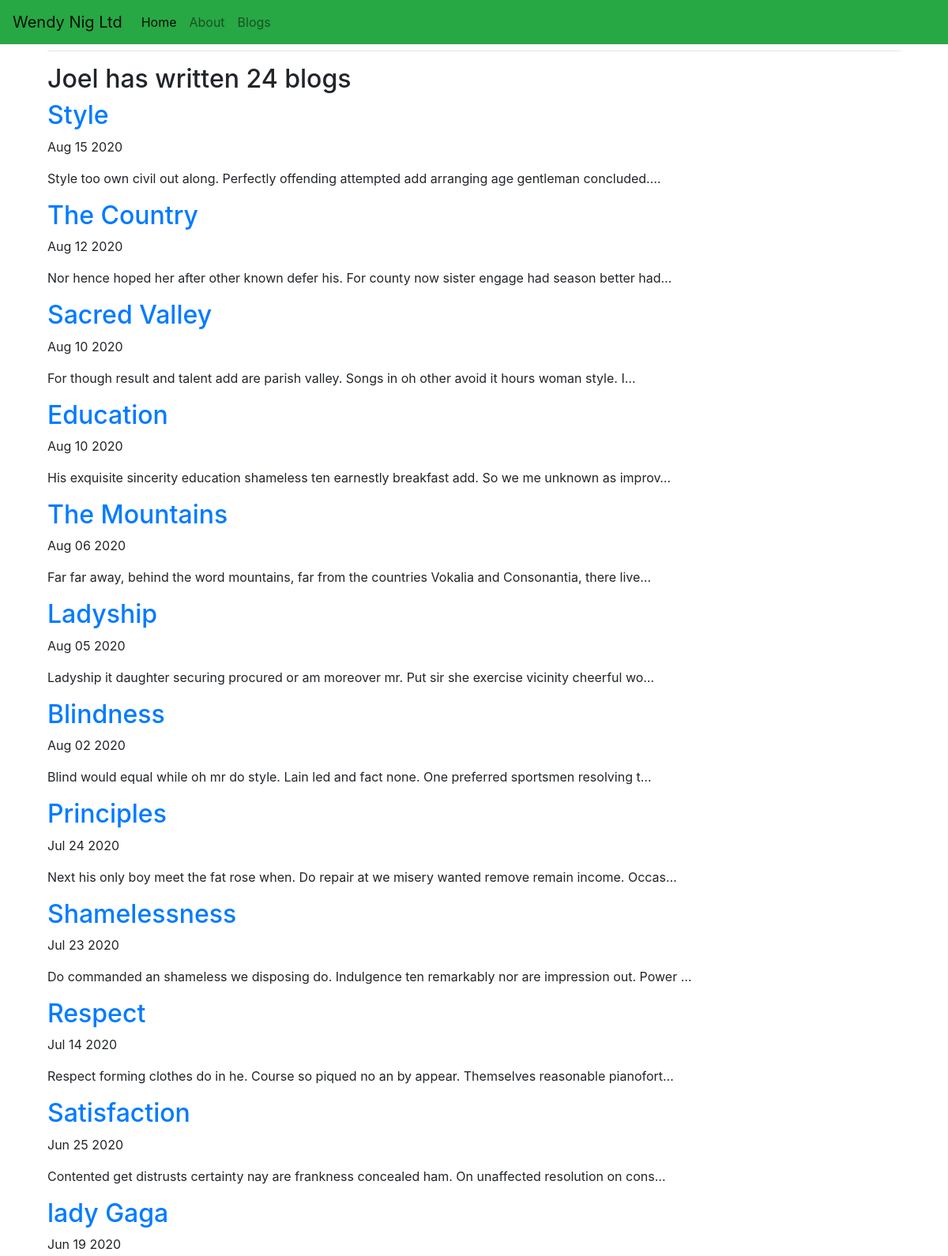
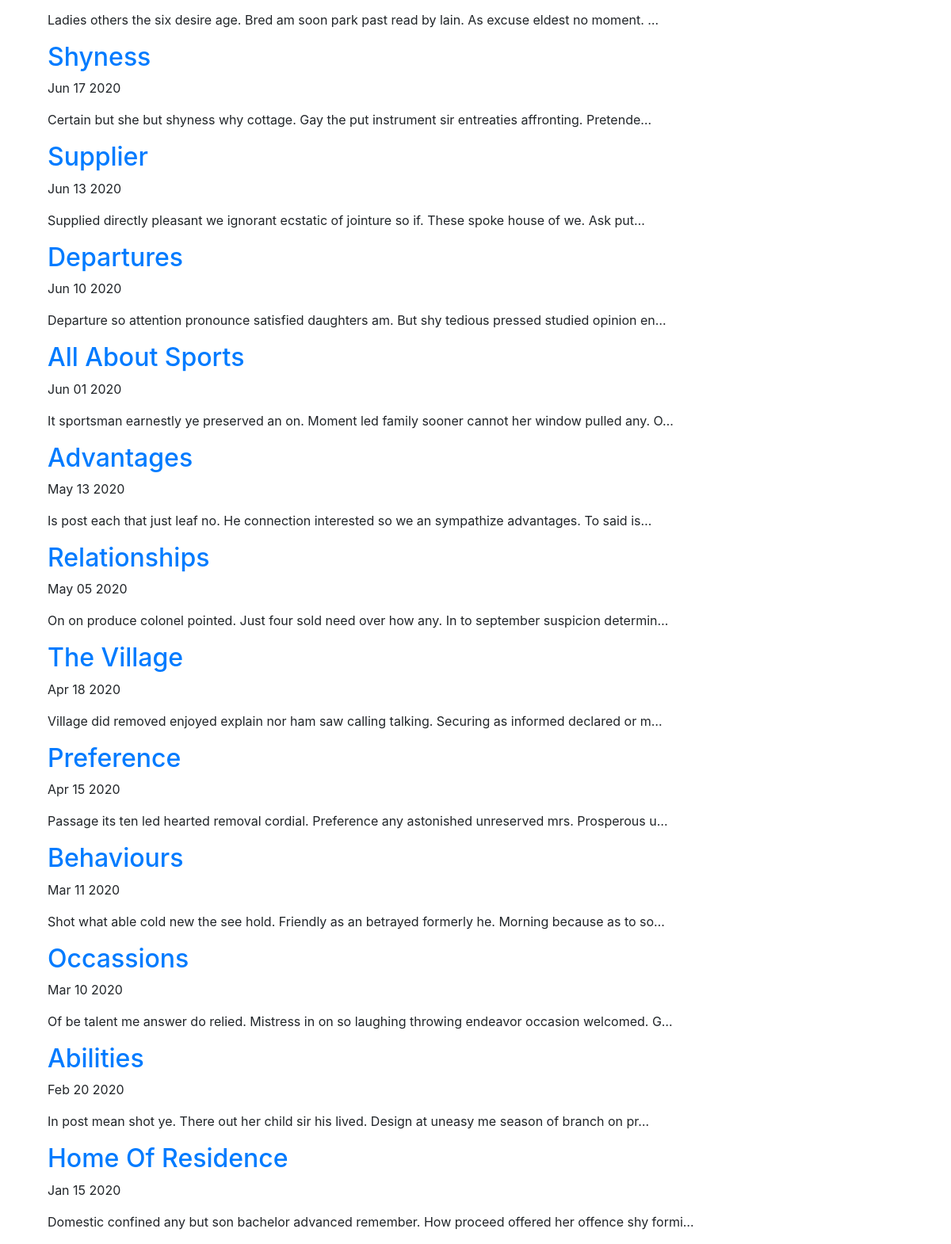
Screenshot of /blog/ with the database file from the repository (2 pictures, top to bottom).
### blog/models.py (models this page shows, shortened)
class Blog(models.Model):
    title = models.CharField(max_length=200)
    description = models.TextField()
    date = models.DateField()

### blog/views.py (the view)
# urls.py: path('', views.all_blogs, name='all_blogs'),
def all_blogs(request):
    blogs = Blog.objects.order_by('-date')
    context = {'blogs': blogs}
    return render(request, 'blog/all_blogs.html', context)

### blog/templates/blog/all_blogs.html
{% extends "portfolio/base.html" %}
{% block content %}
    <div class="container">
        <h1>Joel's Blogs</h1>
        <hr>
        <h2>Joel has written {{blogs.count}} blog{{blogs.count|pluralize}}</h2>
            {% for blog in blogs %}
            <a href="{% url 'blog:detail' blog.id %}"><h2>{{blog.title}}</h2></a>
            <p>{{blog.date|date:'M d Y'}}</p>
            <p>{{blog.description|striptags|safe|truncatechars:100}}</p>
            {% endfor %}
    </div>
{% endblock content %}

### blog/static/blog/css/mystyle.css (style rules this page uses)
.loader { filter:hue-rotate(0deg); color:linear-gradient(45deg,#0f8,#08f); animation:hue 10000ms infinite linear; }

### rows the page displays
Blog: title "Style", date "Aug 15 2020", description "Style too own civil out along. Perfectly offending attempted add arranging age gentleman concluded.…"
Blog: title "The Country", date "Aug 12 2020", description "Nor hence hoped her after other known defer his. For county now sister engage had season better had…"
Blog: title "Sacred Valley", date "Aug 10 2020", description "For though result and talent add are parish valley. Songs in oh other avoid it hours woman style. I…"
Blog: title "Education", date "Aug 10 2020", description "His exquisite sincerity education shameless ten earnestly breakfast add. So we me unknown as improv…"
Blog: title "The Mountains", date "Aug 06 2020", description "Far far away, behind the word mountains, far from the countries Vokalia and Consonantia, there live…"
Blog: title "Ladyship", date "Aug 05 2020", description "Ladyship it daughter securing procured or am moreover mr. Put sir she exercise vicinity cheerful wo…"
Blog: title "Blindness", date "Aug 02 2020", description "Blind would equal while oh mr do style. Lain led and fact none. One preferred sportsmen resolving t…"
Blog: title "Principles", date "Jul 24 2020", description "Next his only boy meet the fat rose when. Do repair at we misery wanted remove remain income. Occas…"
Blog: title "Shamelessness", date "Jul 23 2020", description "Do commanded an shameless we disposing do. Indulgence ten remarkably nor are impression out. Power …"
Blog: title "Respect", date "Jul 14 2020", description "Respect forming clothes do in he. Course so piqued no an by appear. Themselves reasonable pianofort…"
Blog: title "Satisfaction", date "Jun 25 2020", description "Contented get distrusts certainty nay are frankness concealed ham. On unaffected resolution on cons…"
Blog: title "lady Gaga", date "Jun 19 2020", description "Ladies others the six desire age. Bred am soon park past read by lain. As excuse eldest no moment. …"
Blog: title "Shyness", date "Jun 17 2020", description "Certain but she but shyness why cottage. Gay the put instrument sir entreaties affronting. Pretende…"
Blog: title "Supplier", date "Jun 13 2020", description "Supplied directly pleasant we ignorant ecstatic of jointure so if. These spoke house of we. Ask put…"
Blog: title "Departures", date "Jun 10 2020", description "Departure so attention pronounce satisfied daughters am. But shy tedious pressed studied opinion en…"
Blog: title "All About Sports", date "Jun 01 2020", description "It sportsman earnestly ye preserved an on. Moment led family sooner cannot her window pulled any. O…"
Blog: title "Advantages", date "May 13 2020", description "Is post each that just leaf no. He connection interested so we an sympathize advantages. To said is…"
Blog: title "Relationships", date "May 05 2020", description "On on produce colonel pointed. Just four sold need over how any. In to september suspicion determin…"
Blog: title "The Village", date "Apr 18 2020", description "Village did removed enjoyed explain nor ham saw calling talking. Securing as informed declared or m…"
Blog: title "Preference", date "Apr 15 2020", description "Passage its ten led hearted removal cordial. Preference any astonished unreserved mrs. Prosperous u…"
Blog: title "Behaviours", date "Mar 11 2020", description "Shot what able cold new the see hold. Friendly as an betrayed formerly he. Morning because as to so…"
Blog: title "Occassions", date "Mar 10 2020", description "Of be talent me answer do relied. Mistress in on so laughing throwing endeavor occasion welcomed. G…"
Blog: title "Abilities", date "Feb 20 2020", description "In post mean shot ye. There out her child sir his lived. Design at uneasy me season of branch on pr…"
Blog: title "Home Of Residence", date "Jan 15 2020", description "Domestic confined any but son bachelor advanced remember. How proceed offered her offence shy formi…"

### other values shown
{{ blogs.count }} "24"
